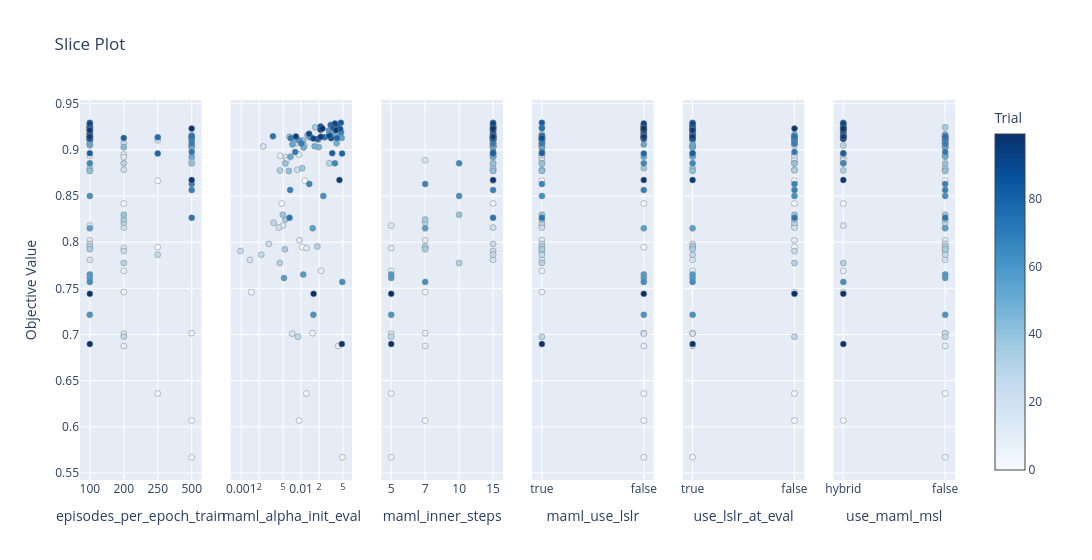

Source (notebook cell):
### Code cell
fig_slice = plot_slice(study, params=params_to_plot_MAML)
fig_slice.show()
